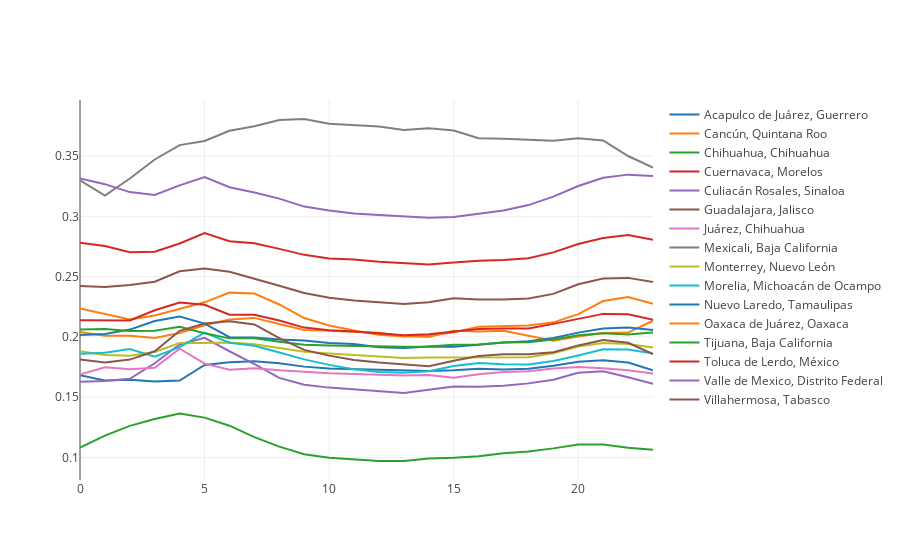

Notebook code cell kept with this figure:
### Code cell
tmp = dv_r_mpol[1000].drop('dilatation coefficient', axis=1)
offline.iplot({
    'data':[{'x': list(range(24)), 'y': tmp.loc[r].tolist(), 'name': r} for r in tmp.index]
})
